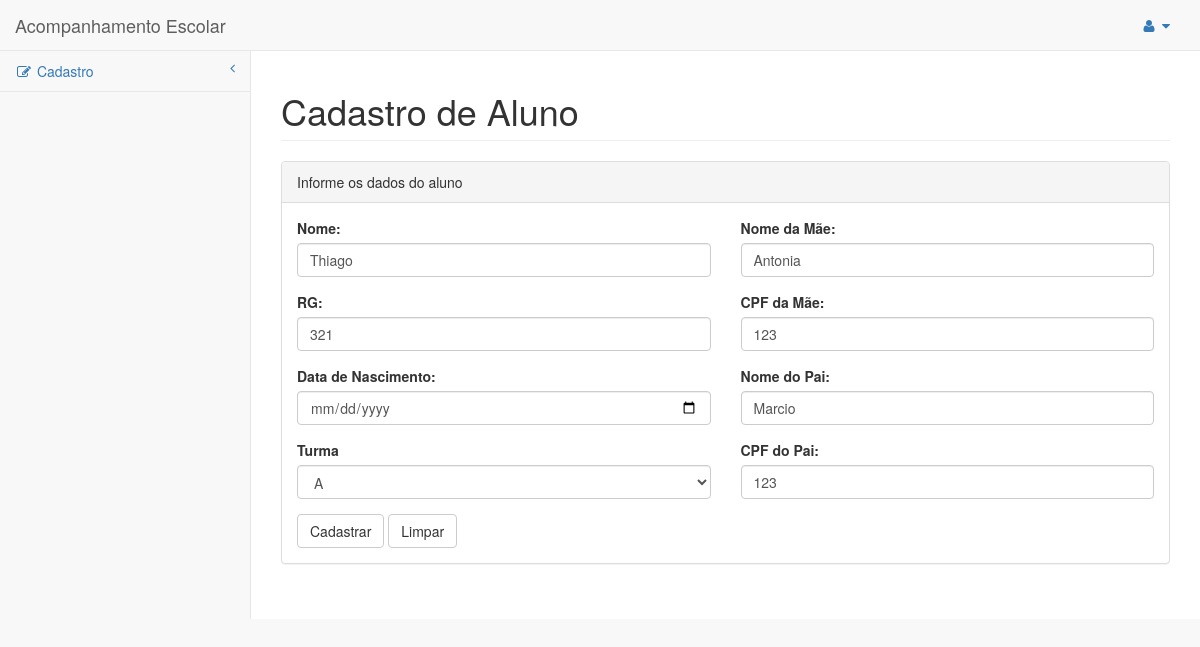
The page /index.php/aluno/editar on the database its author committed.
### tables this page shows
CREATE TABLE `aluno` (
  `matricula` int(11) NOT NULL,
  `nome` varchar(60) NOT NULL,
  `nome_pai` varchar(60) DEFAULT NULL,
  `nome_mae` varchar(60) DEFAULT NULL,
  `data_nascimento` datetime DEFAULT NULL,
  `cpf_pai` int(11) DEFAULT NULL,
  `cpf_mae` int(11) DEFAULT NULL,
  `rg_aluno` int(11) DEFAULT NULL,
  `serie_id` int(11) NOT NULL
);

### application/controllers/Aluno.php (called while the page is built, shortened)
<?php
class Aluno extends CI_Controller
{
    public function __construct()
    {
        $this->load->model('M_aluno');
    }
    public function editar()
    {
        $this->load->model('M_turma');
        $id = $this->input->post('id');
        $dados = $this->M_aluno->get($id)->result_array()[0];
        $dados['resultado'] = $this->M_turma->get()->result_array();
        $dados['tipo'] = $this->session->userdata('tipo_login');
        $this->load->view('aluno/cadAluno', $dados);
    }
}

### index.php (called while the page is built, shortened)
<?php
require_once BASEPATH.'core/CodeIgniter.php';

### application/models/M_aluno.php (called while the page is built, shortened)
<?php
class M_aluno extends CI_Model
{
    private $tabel = 'aluno';
    public function get($id = null){
        $this->db->order_by("matricula", 'desc');
        return $this->db->get($this->tabel);
    }
}

### application/models/M_turma.php (called while the page is built, shortened)
<?php
class M_turma extends CI_Model
{
    private $tabel = 'turma';
    public function get($id = null){
        $this->db->select('turma.id,turma.nome,serie.nome as serie,serie.id as idSerie');
        $this->db->from($this->tabel);
        $this->db->join('serie', 'turma.serie_id = serie.id');
        $this->db->order_by("turma.id", 'desc');
        return $this->db->get();
    }
}

### application/views/aluno/cadAluno.php (the view, shortened to what this page needs)
<div id="wrapper">
    <div id="page-wrapper">
        <div class="row">
            <div class="col-lg-12">
                <h1 class="page-header">Cadastro de Aluno</h1>
            </div>
        </div>
        <div class="row">
            <div class="col-lg-12">
                <div class="panel panel-default">
                    <div class="panel-heading">
                        Informe os dados do aluno
                    </div>
                    <div class="panel-body">
                        <div class="row">
                            <div class="col-lg-6">
                                <?php echo  form_open('aluno/store')  ?>
                                    <div class="form-group">
                                        <label>Nome:</label>
                                        <input class="form-control" name="nome" placeholder="Digite nome..." value="<?php echo (isset($nome))?$nome : ''?>">
                                    </div>
                                    <div class="form-group">
                                        <label>RG:</label>
                                        <input class="form-control" name="nome" placeholder="" value="<?php echo (isset($rg_aluno))?$rg_aluno: ""?>">
                                    </div>
                                    <div class="form-group">
                                        <label>Data de Nascimento:</label>
                                        <input class="form-control" type="date" name="data_nasc_aluno" value="<?php echo (isset($data_nascimento))? $data_nascimento: ""?>">
                                    </div>
                                <div class="form-group">
                                    <label>Turma</label>
                                    <select class="form-control" name="turma">
                                        <?php foreach ($resultado as $result): ?>
                                        	<?php if($result['id'] == (integer)$serie_id):?>
                                            	<option value="<?php echo $result['id'] ?>" selected><?php echo  $result['nome']?></option>
                                            <?php else :?>
                                            	<option value="<?php echo $result['id'] ?>"><?php echo  $result['nome']?></option>
                                            <?php endif;?>
                                        <?php endforeach; ?>
                                    </select>
                                </div>
                                    <button type="submit" class="btn btn-default">Cadastrar</button>
                                    <button type="reset" class="btn btn-default">Limpar</button>
                            </div>
                            <div class="col-lg-6">
                                <div class="form-group">
                                    <label>Nome da Mãe:</label>
                                    <input class="form-control" name="mae_aluno" value="<?php echo (isset($nome_mae))? $nome_mae :""?>">
                                </div>
                                <div class="form-group">
                                    <label>CPF da Mãe:</label>
                                    <input class="form-control" name="CPF_mae_aluno" value="<?php echo (isset($cpf_mae))? $cpf_mae: ""?>">
                                </div>
                                <div class="form-group">
                                    <label>Nome do Pai:</label>
                                    <input class="form-control" name="pai_aluno" value="<?php echo (isset($nome_mae))?$nome_pai:""?>">
                                </div>
                                <div class="form-group">
                                    <label>CPF do Pai:</label>
                                    <input class="form-control" name="CPF_pai_aluno" value="<?php echo (isset($cpf_pai))?$cpf_pai:""?>">
                                </div>
                            </div>
                        </div>
                    </div>
                </div>
            </div>
        </div>
    </div>
</div>

### rows shown on the page
aluno: nome "Thiago", nome "321", mae_aluno "Antonia", CPF_mae_aluno "123", pai_aluno "Marcio", CPF_pai_aluno "123"

### other values the page prints
form field turma "A"
